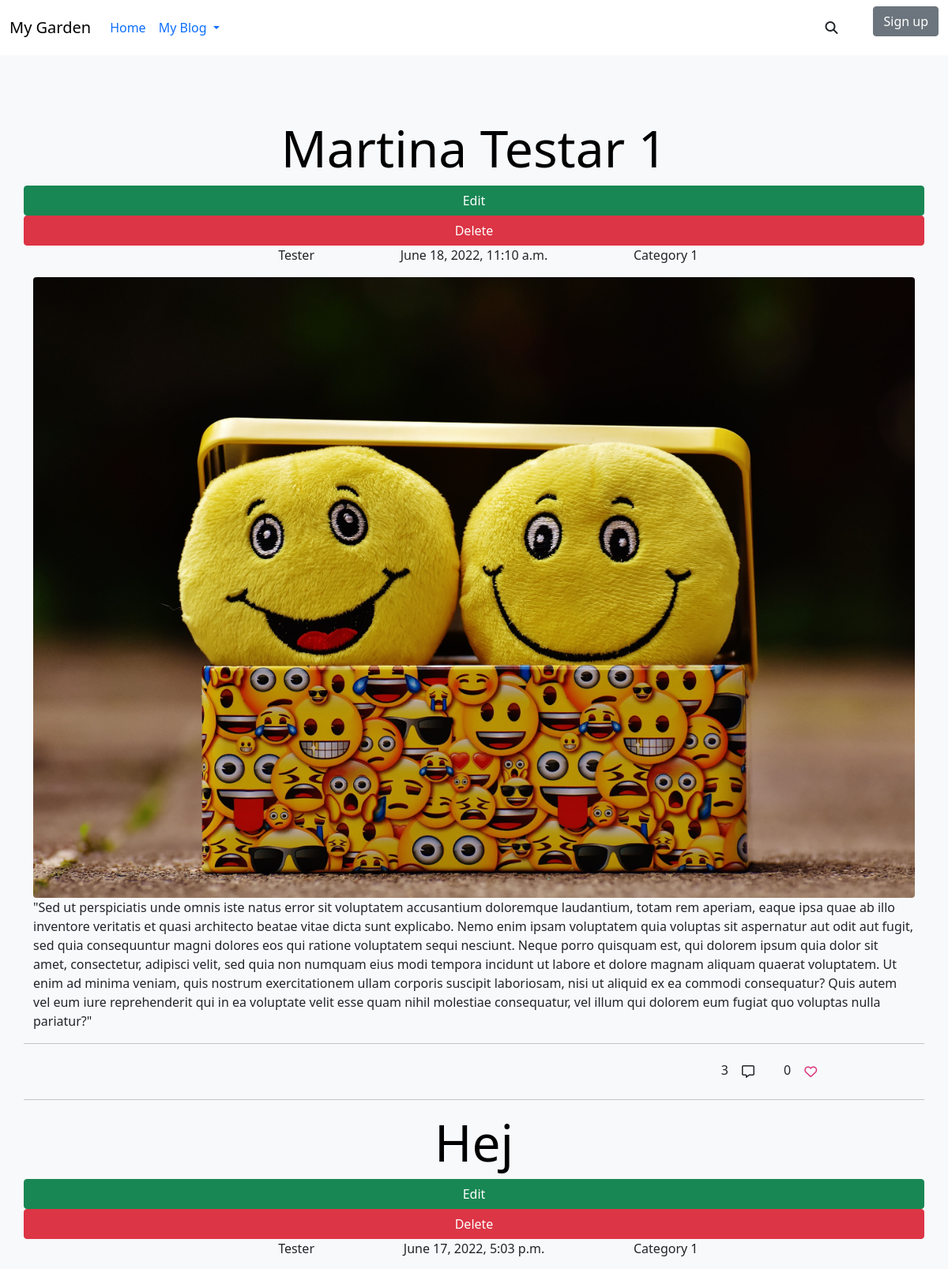
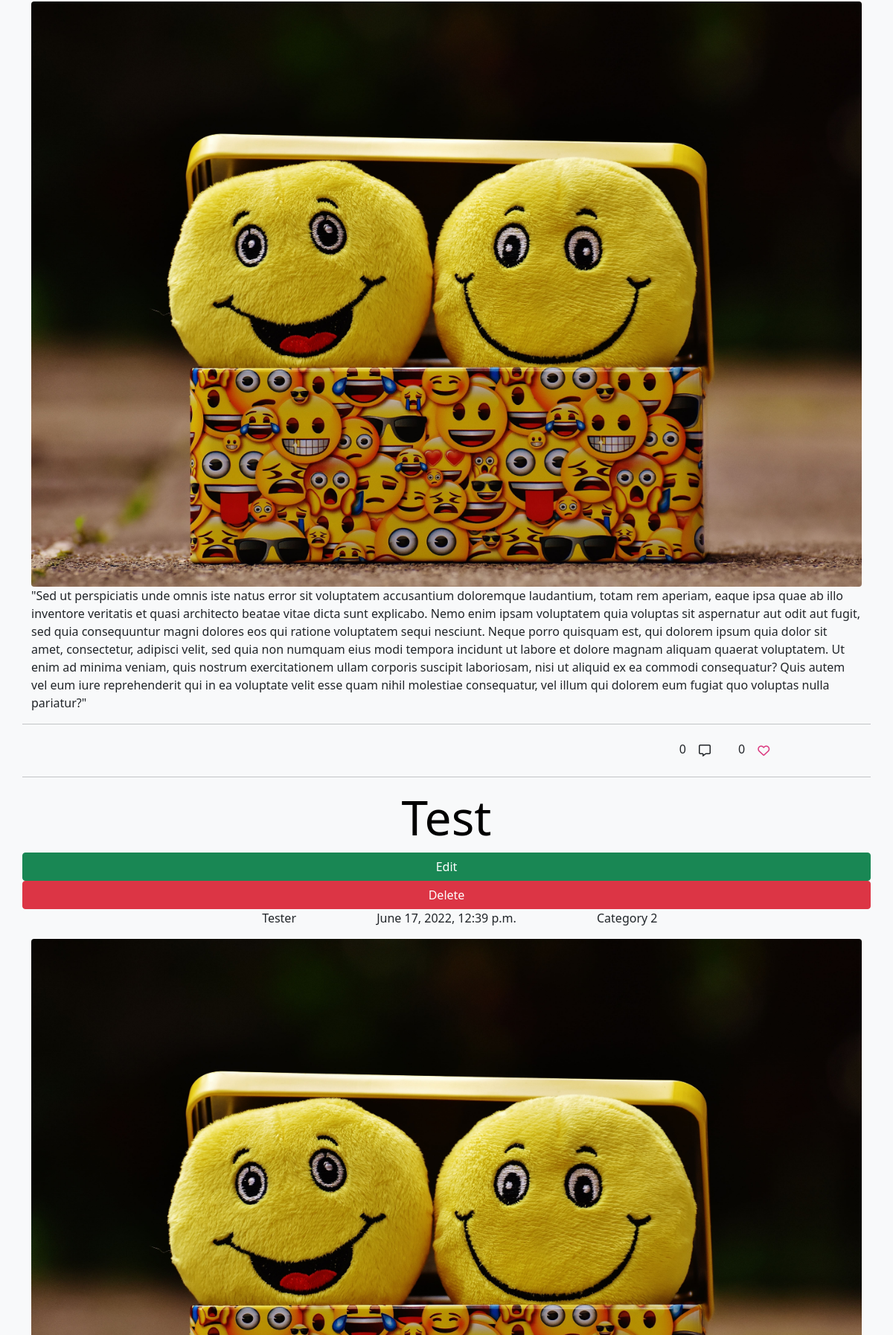
The app's page /myblog/posts (signed in, upper part) with its own data (2 pictures, top to bottom).
### blog_post/models.py (models this page shows, shortened)
class Post(models.Model):
    PUBLISH_STATUS = ((0, 'Draft'), (1, 'Publish'))
    title = models.CharField(max_length=100)
    slug = models.SlugField(max_length=200, unique=True)
    meta_description = models.CharField(max_length=150, blank=True)
    author = models.ForeignKey(
        User,
        on_delete=models.CASCADE,
        related_name='post_author',
        )
    category = models.ForeignKey(
        Category,
        on_delete=models.CASCADE,
        related_name='post_category',
        )
    created_on = models.DateTimeField(auto_now_add=True)
    updated_on = models.DateTimeField(auto_now=True)
    content = models.TextField()
    published = models.IntegerField(choices=PUBLISH_STATUS, default=0)
    publish_date = models.DateTimeField(blank=True, null=True)
    likes = models.ManyToManyField(
        Profile,
        related_name='post_likes',
        default=[0],
        blank=True
        )
    number_of_likes = models.BigIntegerField(default='0')
    post_img = CloudinaryField(
        'post_image',
        default='default_image'
        )  # TODO: Add a default picture
    class Meta:
        ordering = ['-created_on']

class Category(models.Model):
    name = models.CharField(
        max_length=50,
        unique=True,
        blank=False,
        null=False,
        )
    slug = models.SlugField(
        max_length=200,
        unique=True,
        blank=False,
        null=False,
        )
    category_img = CloudinaryField(
        'category_image',
        default='default_image',
        )  #  TODO: Add a default picture
    class Meta:
        verbose_name_plural = "categories"
    def __str__(self):
        return f'{self.name}'

### blog/views.py (the view)
# urls.py: path('posts', views.MyBlogPostList.as_view(), name='my_blog'),
class MyBlogPostList(ListView):
    model = Post
    template_name = 'my_blog.html'

### profiles/models.py (called while the page is built)
    def __str__(self):
        return f'{self.user}'

### blog/templates/my_blog.html (shortened to what this page needs)
{% extends 'base.html' %}
{% block content %}
{% for post in object_list %}
{% if user.is_authenticated and user == post.author %}
<article id="blog-post-article">
    <div class="row">
        <a href="{% url 'blog_post' post.slug %}">
            <h1 class="text-center display-3 text-capitalize">{{post.title}}</h1>
        </a>
        {% if user.is_authenticated and user == post.author %}
        <a href="{% url 'update_post' post.slug %}" class="btn btn-success">Edit</a>
        <a  href="{% url 'delete_post' post.slug %}" class="btn btn-danger">Delete</a>
        {% endif %}
    </div>
    <div class="row">
        <div class="col">
            <p class="text-lg-end text-md-end">{{post.author}}</p>
        </div>
        <div class="col">
            <p class="text-lg-center text-md-center">{{post.created_on}}</p>
        </div>
        <div class="col-sm">
            <p class="text-lg-start text-md-start">{{post.category}}</p>
        </div>
    </div>
    <div>
        <img class="img-fluid rounded" id="temporary-defalt-pic" src="../../static/media/temporary_default.jpeg"
            alt="Smile emoojis">
    </div>
    <article id="blog-post-body">
        <div class="row">
            <p> {{post.content}} </p>
        </div>
    </article>
    <div class="comment-and-like-section">
        <div class="row">
            <hr>
            <div class="col-10">
                <p class="text-end">{{post.post_comments.count}}
                    <button class="btn btn-comments" type="button"><i class="far fa-comment-alt"></i></button>
                </p>
            </div>
            <div class="col-2">
                <span>{{post.number_of_likes}}</span>
                {% if request.user.is_authenticated %}
                <button class="btn btn_likes" id="btn-like" name="{% url 'post_likes' post.slug %}" type="submit"
                    value="{{post.id}}"><i id="btn-i" class="far fa-heart btn-icon"></i></button>
                {% else %}
                <button class="btn" id="btn-like" onclick="alertMsgVisitorLikes()"><i id="btn-i"
                        class="far fa-heart btn-icon"></i></button>
                {% endif %}
            </div>
            <hr>
        </div>
    </div>
</article>
{% endif %}
{% endfor %}
{% endblock %}

### static/css/style.css (style rules this page uses)
a { text-decoration: none; text-align: center; color: black; }
#btn-i { color: #db377e; }

### records on screen
Post: title "Martina Testar 1", shows "Edit", author "Tester", created_on "June 18, 2022, 11:10 a.m.", category "Category 1", content "\"Sed ut perspiciatis unde omnis iste natus error sit voluptatem accusantium doloremque laudantium, totam rem aperiam, eaque ipsa quae ab illo inventore veritatis et quasi architecto beatae vitae dicta sunt explicabo. Nemo enim ipsam voluptatem quia voluptas sit aspernatur aut odit aut fugit, sed quia consequuntur magni dolores eos qui ratione voluptatem sequi nesciunt. Neque porro quisquam est, qui dolorem ipsum quia dolor sit amet, consectetur, adipisci velit, sed quia non numquam eius modi tempora incidunt ut labore et dolore magnam aliquam quaerat voluptatem. Ut enim ad minima veniam, quis nostrum exercitationem ullam corporis suscipit laboriosam, nisi ut aliquid ex ea commodi…", post_comments.count "3", number_of_likes "0"
Post: title "Hej", shows "Edit", author "Tester", created_on "June 17, 2022, 5:03 p.m.", category "Category 1", content "\"Sed ut perspiciatis unde omnis iste natus error sit voluptatem accusantium doloremque laudantium, totam rem aperiam, eaque ipsa quae ab illo inventore veritatis et quasi architecto beatae vitae dicta sunt explicabo. Nemo enim ipsam voluptatem quia voluptas sit aspernatur aut odit aut fugit, sed quia consequuntur magni dolores eos qui ratione voluptatem sequi nesciunt. Neque porro quisquam est, qui dolorem ipsum quia dolor sit amet, consectetur, adipisci velit, sed quia non numquam eius modi tempora incidunt ut labore et dolore magnam aliquam quaerat voluptatem. Ut enim ad minima veniam, quis nostrum exercitationem ullam corporis suscipit laboriosam, nisi ut aliquid ex ea commodi…", post_comments.count "0", number_of_likes "0"
Post: title "Test", shows "Edit", author "Tester", created_on "June 17, 2022, 12:39 p.m.", category "Category 2"
